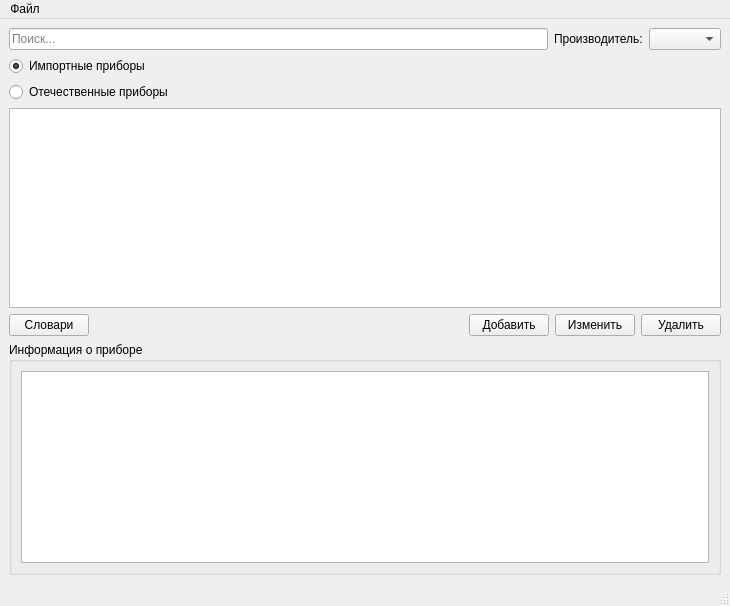
<?xml version="1.0" encoding="UTF-8"?>
<ui version="4.0">
 <class>MainWindow</class>
 <widget class="QMainWindow" name="MainWindow">
  <property name="geometry">
   <rect>
    <x>0</x>
    <y>0</y>
    <width>730</width>
    <height>600</height>
   </rect>
  </property>
  <property name="windowTitle">
   <string>База аналогов</string>
  </property>
  <widget class="QWidget" name="centralwidget">
   <layout class="QVBoxLayout" name="verticalLayout_3">
    <item>
     <layout class="QHBoxLayout" name="horizontalLayout_2">
      <item>
       <widget class="QLineEdit" name="editSearch">
        <property name="placeholderText">
         <string>Поиск...</string>
        </property>
       </widget>
      </item>
      <item>
       <widget class="QLabel" name="lblVendorFilter">
        <property name="text">
         <string>Производитель:</string>
        </property>
       </widget>
      </item>
      <item>
       <widget class="QComboBox" name="comboVendorFilter"/>
      </item>
     </layout>
    </item>
    <item>
     <layout class="QVBoxLayout" name="verticalLayout">
      <item>
       <widget class="QRadioButton" name="radioImport">
        <property name="text">
         <string>Импортные приборы</string>
        </property>
        <property name="checked">
         <bool>true</bool>
        </property>
       </widget>
      </item>
      <item>
       <widget class="QRadioButton" name="radioHomebrew">
        <property name="text">
         <string>Отечественные приборы</string>
        </property>
       </widget>
      </item>
     </layout>
    </item>
    <item>
     <widget class="QTreeView" name="treeDeviceList">
      <property name="minimumSize">
       <size>
        <width>0</width>
        <height>200</height>
       </size>
      </property>
      <property name="maximumSize">
       <size>
        <width>16777215</width>
        <height>16777215</height>
       </size>
      </property>
     </widget>
    </item>
    <item>
     <layout class="QHBoxLayout" name="horizontalLayout">
      <item>
       <widget class="QPushButton" name="btnDictEditor">
        <property name="text">
         <string>Словари</string>
        </property>
       </widget>
      </item>
      <item>
       <spacer name="horizontalSpacer">
        <property name="orientation">
         <enum>Qt::Horizontal</enum>
        </property>
        <property name="sizeHint" stdset="0">
         <size>
          <width>40</width>
          <height>20</height>
         </size>
        </property>
       </spacer>
      </item>
      <item>
       <widget class="QPushButton" name="btnDeviceAdd">
        <property name="text">
         <string>Добавить</string>
        </property>
       </widget>
      </item>
      <item>
       <widget class="QPushButton" name="btnDeviceEdit">
        <property name="text">
         <string>Изменить</string>
        </property>
       </widget>
      </item>
      <item>
       <widget class="QPushButton" name="btnDeviceDelete">
        <property name="text">
         <string>Удалить</string>
        </property>
       </widget>
      </item>
     </layout>
    </item>
    <item>
     <widget class="QGroupBox" name="groupInfo">
      <property name="sizePolicy">
       <sizepolicy hsizetype="Preferred" vsizetype="Minimum">
        <horstretch>0</horstretch>
        <verstretch>0</verstretch>
       </sizepolicy>
      </property>
      <property name="minimumSize">
       <size>
        <width>0</width>
        <height>0</height>
       </size>
      </property>
      <property name="title">
       <string>Информация о приборе</string>
      </property>
      <layout class="QVBoxLayout" name="verticalLayout_2">
       <item>
        <widget class="QPlainTextEdit" name="textDeviceInfo">
         <property name="sizePolicy">
          <sizepolicy hsizetype="Expanding" vsizetype="Minimum">
           <horstretch>0</horstretch>
           <verstretch>0</verstretch>
          </sizepolicy>
         </property>
         <property name="readOnly">
          <bool>true</bool>
         </property>
         <property name="textInteractionFlags">
          <set>Qt::TextSelectableByKeyboard|Qt::TextSelectableByMouse</set>
         </property>
         <property name="placeholderText">
          <string/>
         </property>
        </widget>
       </item>
      </layout>
     </widget>
    </item>
   </layout>
  </widget>
  <widget class="QMenuBar" name="menubar">
   <property name="enabled">
    <bool>true</bool>
   </property>
   <property name="geometry">
    <rect>
     <x>0</x>
     <y>0</y>
     <width>730</width>
     <height>18</height>
    </rect>
   </property>
   <property name="nativeMenuBar">
    <bool>true</bool>
   </property>
   <widget class="QMenu" name="menu">
    <property name="title">
     <string>Файл</string>
    </property>
    <addaction name="actExit"/>
   </widget>
   <addaction name="menu"/>
  </widget>
  <widget class="QStatusBar" name="statusbar"/>
  <action name="actExit">
   <property name="text">
    <string>Выход</string>
   </property>
   <property name="toolTip">
    <string>Выйти из приложения</string>
   </property>
   <property name="statusTip">
    <string>Выйти из приложения</string>
   </property>
   <property name="menuRole">
    <enum>QAction::QuitRole</enum>
   </property>
  </action>
 </widget>
 <resources/>
 <connections>
  <connection>
   <sender>actExit</sender>
   <signal>triggered()</signal>
   <receiver>MainWindow</receiver>
   <slot>close()</slot>
   <hints>
    <hint type="sourcelabel">
     <x>-1</x>
     <y>-1</y>
    </hint>
    <hint type="destinationlabel">
     <x>369</x>
     <y>291</y>
    </hint>
   </hints>
  </connection>
 </connections>
</ui>
